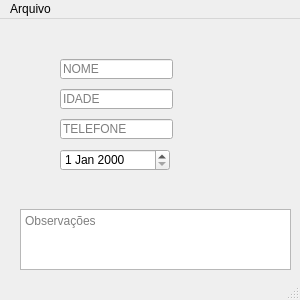
<?xml version="1.0" encoding="UTF-8"?>
<ui version="4.0">
 <class>MainWindow</class>
 <widget class="QMainWindow" name="MainWindow">
  <property name="geometry">
   <rect>
    <x>0</x>
    <y>0</y>
    <width>300</width>
    <height>300</height>
   </rect>
  </property>
  <property name="minimumSize">
   <size>
    <width>300</width>
    <height>300</height>
   </size>
  </property>
  <property name="maximumSize">
   <size>
    <width>300</width>
    <height>300</height>
   </size>
  </property>
  <property name="windowTitle">
   <string>Teste de Entrada</string>
  </property>
  <widget class="QWidget" name="centralwidget">
   <widget class="QLineEdit" name="lineEdit_nome">
    <property name="geometry">
     <rect>
      <x>60</x>
      <y>40</y>
      <width>113</width>
      <height>20</height>
     </rect>
    </property>
    <property name="placeholderText">
     <string>NOME</string>
    </property>
   </widget>
   <widget class="QLineEdit" name="lineEdit_idade">
    <property name="geometry">
     <rect>
      <x>60</x>
      <y>70</y>
      <width>113</width>
      <height>20</height>
     </rect>
    </property>
    <property name="text">
     <string/>
    </property>
    <property name="placeholderText">
     <string>IDADE</string>
    </property>
   </widget>
   <widget class="QLineEdit" name="lineEdit_telefone">
    <property name="geometry">
     <rect>
      <x>60</x>
      <y>100</y>
      <width>113</width>
      <height>20</height>
     </rect>
    </property>
    <property name="placeholderText">
     <string>TELEFONE</string>
    </property>
   </widget>
   <widget class="QTextEdit" name="textEdit">
    <property name="geometry">
     <rect>
      <x>20</x>
      <y>190</y>
      <width>271</width>
      <height>61</height>
     </rect>
    </property>
    <property name="placeholderText">
     <string>Observações</string>
    </property>
   </widget>
   <widget class="QDateEdit" name="dateEdit">
    <property name="geometry">
     <rect>
      <x>60</x>
      <y>130</y>
      <width>110</width>
      <height>22</height>
     </rect>
    </property>
   </widget>
  </widget>
  <widget class="QMenuBar" name="menubar">
   <property name="geometry">
    <rect>
     <x>0</x>
     <y>0</y>
     <width>300</width>
     <height>21</height>
    </rect>
   </property>
   <widget class="QMenu" name="menuArquivo">
    <property name="title">
     <string>Arquivo</string>
    </property>
    <addaction name="actionSalvar"/>
   </widget>
   <addaction name="menuArquivo"/>
  </widget>
  <widget class="QStatusBar" name="statusbar"/>
  <action name="actionGerar_PDF">
   <property name="text">
    <string>Gerar PDF</string>
   </property>
  </action>
  <action name="actionImprimir">
   <property name="text">
    <string>Imprimir</string>
   </property>
  </action>
  <action name="actionSalvar">
   <property name="text">
    <string>Salvar</string>
   </property>
  </action>
 </widget>
 <resources/>
 <connections/>
</ui>
